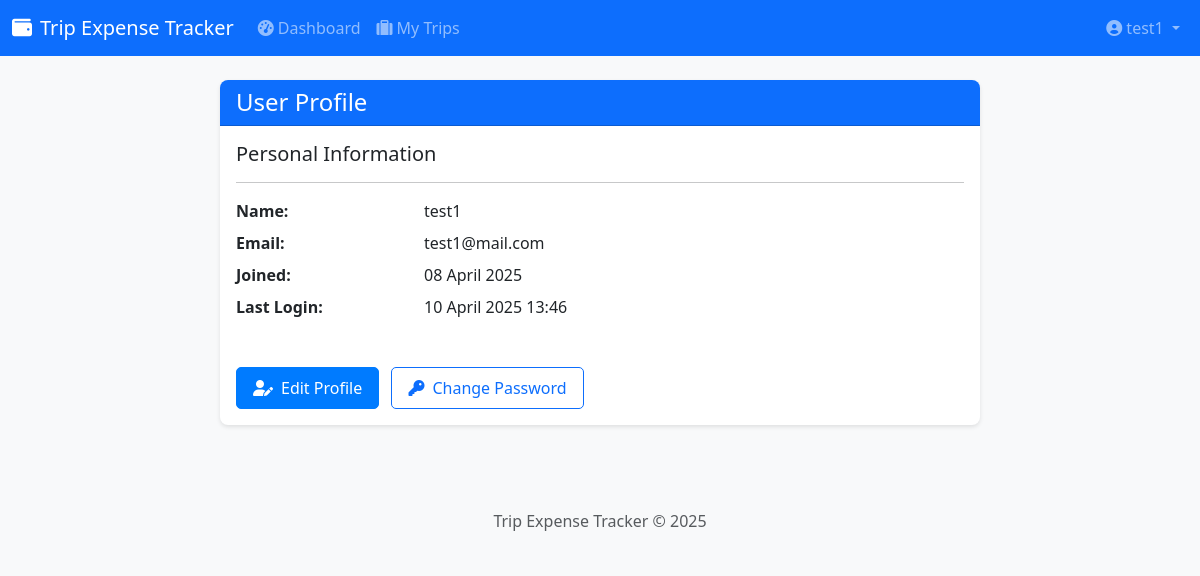
/auth/profile (signed in), run on the app's committed database.
### expense_tracker/backend/models/user.py (models this page shows, shortened)
class User(UserMixin, db.Model):
    id = db.Column(db.Integer, primary_key=True)
    email = db.Column(db.String(120), unique=True, nullable=False, index=True)
    name = db.Column(db.String(100), nullable=False)
    password_hash = db.Column(db.String(128))
    created_at = db.Column(db.DateTime, default=datetime.utcnow)
    last_seen = db.Column(db.DateTime, default=datetime.utcnow)
    is_admin = db.Column(db.Boolean, default=False)
    trips_created = db.relationship('Trip', backref='admin', lazy='dynamic', foreign_keys='Trip.admin_id')

### expense_tracker/backend/routes/auth.py (the view)
@bp.route('/profile')
@login_required
def profile():
    return render_template('auth/profile.html', user=current_user)

### expense_tracker/backend/templates/auth/profile.html (shortened to what this page needs)
{% extends "base.html" %}
{% block content %}
<div class="container mt-4">
    <div class="row">
        <div class="col-md-8 offset-md-2">
            <div class="card">
                <div class="card-header bg-primary text-white">
                    <h4 class="mb-0">User Profile</h4>
                </div>
                <div class="card-body">
                    <div class="row mb-4">
                        <div class="col-md-12">
                            <h5>Personal Information</h5>
                            <hr>
                            <dl class="row">
                                <dt class="col-sm-3">Name:</dt>
                                <dd class="col-sm-9">{{ user.name }}</dd>
                                <dt class="col-sm-3">Email:</dt>
                                <dd class="col-sm-9">{{ user.email }}</dd>
                                <dt class="col-sm-3">Joined:</dt>
                                <dd class="col-sm-9">{{ user.created_at.strftime('%d %B %Y') }}</dd>
                                <dt class="col-sm-3">Last Login:</dt>
                                <dd class="col-sm-9">{{ user.last_seen.strftime('%d %B %Y %H:%M') if user.last_seen else 'Not available' }}</dd>
                            </dl>
                        </div>
                    </div>
                    <div class="row mt-4">
                        <div class="col-md-12">
                            <a href="{{ url_for('auth.edit_profile') }}" class="btn btn-primary">
                                <i class="fas fa-user-edit me-2"></i>Edit Profile
                            </a>
                            <a href="{{ url_for('auth.change_password') }}" class="btn btn-outline-primary ms-2">
                                <i class="fas fa-key me-2"></i>Change Password
                            </a>
                        </div>
                    </div>
                </div>
            </div>
        </div>
    </div>
</div>
{% endblock %}

### expense_tracker/backend/templates/base.html (shortened to what this page needs)
<!DOCTYPE html>
<html lang="en">
<head>
    <link href="https://cdn.jsdelivr.net/npm/bootstrap@5.3.0-alpha1/dist/css/bootstrap.min.css" rel="stylesheet">
    <link rel="stylesheet" href="https://cdnjs.cloudflare.com/ajax/libs/font-awesome/6.0.0/css/all.min.css">
    <link rel="stylesheet" href="{{ url_for('static', filename='css/style.css') }}">
</head>
<body>
    <nav class="navbar navbar-expand-lg navbar-dark bg-primary">
        <div class="container">
            <a class="navbar-brand" href="{{ url_for('main.index') }}">
                <i class="fas fa-wallet me-2"></i>Trip Expense Tracker
            </a>
            <div class="collapse navbar-collapse" id="navbarNav">
                <ul class="navbar-nav me-auto">
                    {% if current_user.is_authenticated %}
                    <li class="nav-item">
                        <a class="nav-link" href="{{ url_for('main.dashboard') }}">
                            <i class="fas fa-tachometer-alt me-1"></i>Dashboard
                        </a>
                    </li>
                    <li class="nav-item">
                        <a class="nav-link" href="{{ url_for('trips.list_trips') }}">
                            <i class="fas fa-suitcase me-1"></i>My Trips
                        </a>
                    </li>
                    {% endif %}
                </ul>
                <ul class="navbar-nav">
                    {% if current_user.is_authenticated %}
                    <li class="nav-item dropdown">
                        <a class="nav-link dropdown-toggle" href="#" id="userDropdown" role="button" data-bs-toggle="dropdown">
                            <i class="fas fa-user-circle me-1"></i>{{ current_user.name }}
                        </a>
                    </li>
                    {% endif %}
                </ul>
            </div>
        </div>
    </nav>
    <div class="container mt-4">
        {% block content %}{% endblock %}
    </div>
    <footer class="footer mt-5 py-3 bg-light">
        <div class="container text-center">
            <span class="text-muted">Trip Expense Tracker &copy; 2025</span>
        </div>
    </footer>
</body>
</html>

### expense_tracker/backend/static/css/style.css (style rules this page uses)
body { font-family: 'Segoe UI', Tahoma, Geneva, Verdana, sans-serif; background-color: #f8f9fa; color: #333; }
.container { max-width: 1200px; }
.card { border-radius: 8px; box-shadow: 0 2px 4px rgba(0, 0, 0, 0.1); margin-bottom: 20px; border: none; }
.card-header { border-radius: 8px 8px 0 0 !important; font-weight: 500; }
.btn { border-radius: 5px; padding: 8px 16px; font-weight: 500; }
.btn-primary { background-color: #007bff; border-color: #007bff; }

### data on the page
User: name "test1", email "test1@mail.com", created_at "08 April 2025", last_seen "10 April 2025 13:46"
